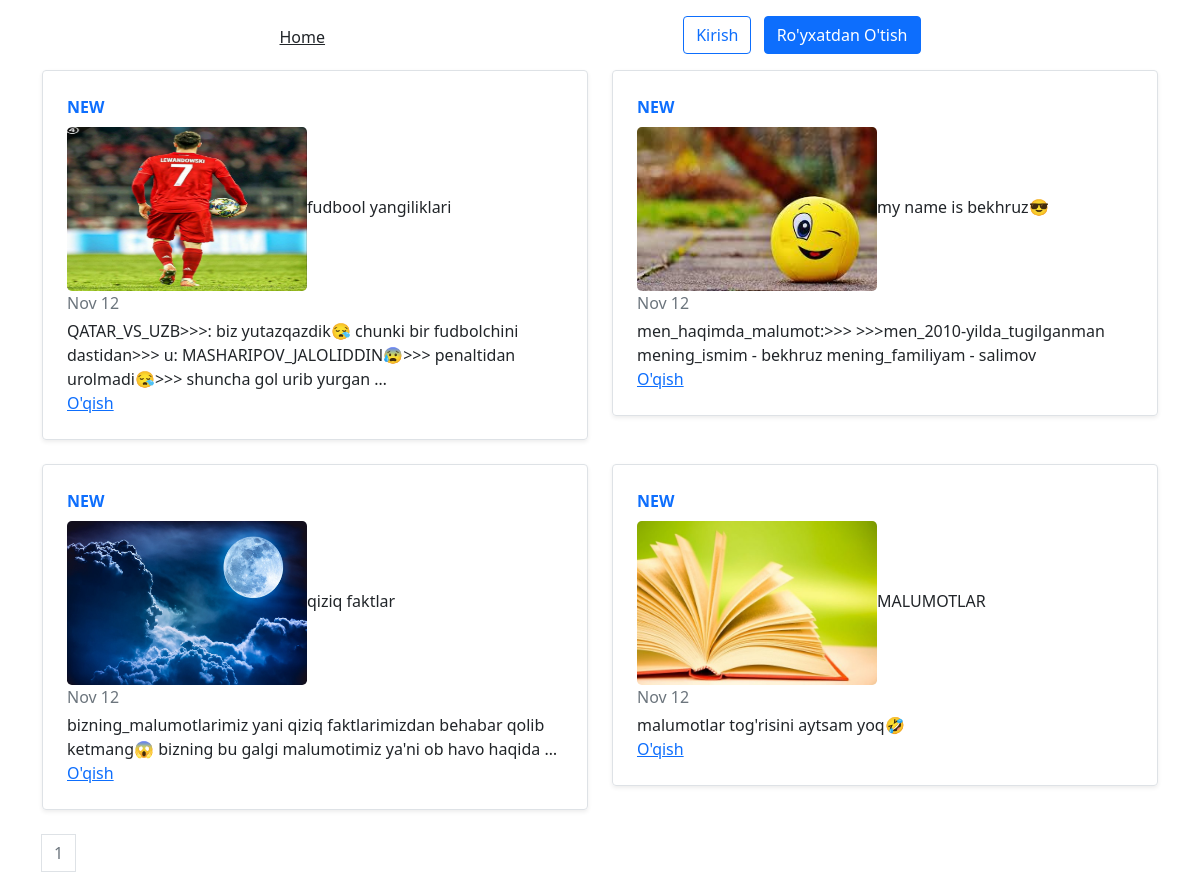
Screenshot of /blog/ with the database file from the repository.
### blog/models.py (models this page shows, shortened)
class Post(models.Model):
    class Status(models.TextChoices):
        DRAFT = 'DF', 'Draft'
        PUBLISHED = 'PB', 'Published'
    title = models.CharField(max_length=250)
    slug = models.SlugField(max_length=250, unique_for_date='publish')
    img = models.ImageField(upload_to='images/', blank='True')
    author = models.ForeignKey(User, on_delete=models.CASCADE, related_name='blog_posts')
    body = models.TextField()
    likes = models.ManyToManyField(User, through='Like', related_name='liked_post', blank=True)
    comment = models.ManyToManyField(User, through='Comment', related_name='commented_post', blank=True)
    publish = models.DateTimeField(default=timezone.now())
    created = models.DateTimeField(auto_now_add=True)
    updated = models.DateTimeField(auto_now=True)
    status = models.CharField(max_length=2, choices=Status.choices,
                                default=Status.DRAFT)
    objects = models.Manager()
    published = PublishedManager()
    class Meta:
        ordering = ['-publish']
        indexes = [
            models.Index(fields=['-publish']),
        ]
    def get_absolute_url(self):
        return reverse("blog:post_detail", args=[
            self.publish.year,
            self.publish.month,
            self.publish.day,
            self.slug
        ])

### blog/views.py (the view)
# urls.py: path('blog/', views.PostListView.as_view(), name='post_list'),
class PostListView(ListView):
    queryset = Post.published.all()
    context_object_name = 'posts'
    paginate_by = 4
    template_name = 'blog/post/list.html'

### templates/blog/post/list.html (shortened to what this page needs)
{% extends "blog/base.html" %}
{% block content %}
<div class="row mb-2">
    {% for post in posts %}
    <div class="col-md-6">
      <div class="row g-0 border rounded overflow-hidden flex-md-row mb-4 shadow-sm h-md-250 position-relative">
        <di class="col p-4 d-flex flex-column position-static">
          <strong class="d-inline-block mb-2 text-primary">NEW</strong>
          {% if post.img %}
        <div>
          <img src="{{ post.img.url }}" class="rounded-3" width="240"  height="164" alt="{{ post.title }}>
        </div>
        {% endif %}
          <h5 class="mb-0">{{ post.title|truncatewords:8 }}</h5>
          <div class="mb-1 text-muted">Nov 12</div>
          <p class="card-text mb-auto">{{ post.body|truncatewords:15}}</p>
          <a href="{{post.get_absolute_url}}" class="stretched-link">O'qish</a>
        </div>
      </div>
    </div>
{% endfor %}
{% include 'blog/paginiton.html' with page=page_obj %}
{% endblock %}

### templates/blog/base.html (shortened to what this page needs)
<!DOCTYPE html>
{% load static %}
<html>
<head>
  <link rel="stylesheet" href="https://cdn.jsdelivr.net/npm/bootstrap-icons@1.11.3/font/bootstrap-icons.min.css">
  <link href="https://cdn.jsdelivr.net/npm/bootstrap@5.0.2/dist/css/bootstrap.min.css" rel="stylesheet"
>
</head>
<body>
  <div class="container">
    <header class="blog-header py-3">
      <div class="row flex-nowrap justify-content-center align-items-center">
        <div class="col-4 pt-1">
          <a class="text-dark" href="/">Home</a>
        </div>
        {% if not request.user.is_authenticated %}
        <div class="col-md-3 text-end">
          <a href="{% url 'blog:login' %}" type="button" class="btn btn-outline-primary me-2">Kirish</a>
          <a href="{% url 'blog:signup' %}" type="button" class="btn btn-primary">Ro'yxatdan O'tish</a>
        </div>
        {% endif %}
    </header>
  </div>
  <main class="container">
    {% block content %}
    {% endblock %}
  </main>
</body>
</html>

### templates/blog/paginiton.html (shortened to what this page needs)
<nav aria-label="Page navigation example">
    <ul class="pagination">
      {% for i in page.paginator.page_range %}
      {% if page.number == i %}
      <li class="page-item disabled"><a class="page-link">{{ i }}</a></li>
      {% else %}
      <li class="page-item"><a class="page-link" href="?page={{ i }}">{{ i }}</a></li>
      {% endif %}
      {% endfor %}
    </ul>
  </nav>

### rows the page displays
Post: img (picture), title "fudbool yangiliklari", body "QATAR_VS_UZB>>>: biz yutazqazdik😪 chunki bir fudbolchini dastidan>>> u: MASHARIPOV_JALOLIDDIN😰>>> penaltidan urolmadi😪>>> shuncha gol urib yurgan …"
Post: img (picture), title "my name is bekhruz😎", body "men_haqimda_malumot:>>> >>>men_2010-yilda_tugilganman mening_ismim - bekhruz mening_familiyam - salimov"
Post: img (picture), title "qiziq faktlar", body "bizning_malumotlarimiz yani qiziq faktlarimizdan behabar qolib ketmang😱 bizning bu galgi malumotimiz ya'ni ob havo haqida …"
Post: img (picture), title "MALUMOTLAR", body "malumotlar tog'risini aytsam yoq🤣"

### other values shown
{{ i }} "1"
